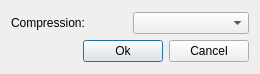
<?xml version="1.0" encoding="UTF-8"?>
<ui version="4.0">
 <class>CompressionDialog</class>
 <widget class="QDialog" name="CompressionDialog">
  <property name="geometry">
   <rect>
    <x>0</x>
    <y>0</y>
    <width>260</width>
    <height>74</height>
   </rect>
  </property>
  <property name="windowTitle">
   <string>Dialog</string>
  </property>
  <layout class="QGridLayout" name="gridLayout_2">
   <item row="0" column="0">
    <layout class="QGridLayout" name="gridLayout">
     <item row="0" column="0">
      <widget class="QLabel" name="compressionLabel">
       <property name="text">
        <string>Compression:</string>
       </property>
      </widget>
     </item>
     <item row="0" column="1">
      <widget class="QComboBox" name="compressionCombo"/>
     </item>
     <item row="1" column="0" colspan="2">
      <layout class="QHBoxLayout" name="horizontalLayout">
       <item>
        <spacer name="horizontalSpacer">
         <property name="orientation">
          <enum>Qt::Horizontal</enum>
         </property>
         <property name="sizeHint" stdset="0">
          <size>
           <width>40</width>
           <height>20</height>
          </size>
         </property>
        </spacer>
       </item>
       <item>
        <widget class="QPushButton" name="buttonOk">
         <property name="text">
          <string>Ok</string>
         </property>
        </widget>
       </item>
       <item>
        <widget class="QPushButton" name="buttonCancel">
         <property name="text">
          <string>Cancel</string>
         </property>
        </widget>
       </item>
      </layout>
     </item>
    </layout>
   </item>
  </layout>
 </widget>
 <resources/>
 <connections>
  <connection>
   <sender>buttonOk</sender>
   <signal>clicked()</signal>
   <receiver>CompressionDialog</receiver>
   <slot>accept()</slot>
   <hints>
    <hint type="sourcelabel">
     <x>130</x>
     <y>50</y>
    </hint>
    <hint type="destinationlabel">
     <x>129</x>
     <y>36</y>
    </hint>
   </hints>
  </connection>
  <connection>
   <sender>buttonCancel</sender>
   <signal>clicked()</signal>
   <receiver>CompressionDialog</receiver>
   <slot>reject()</slot>
   <hints>
    <hint type="sourcelabel">
     <x>211</x>
     <y>50</y>
    </hint>
    <hint type="destinationlabel">
     <x>129</x>
     <y>36</y>
    </hint>
   </hints>
  </connection>
 </connections>
</ui>
